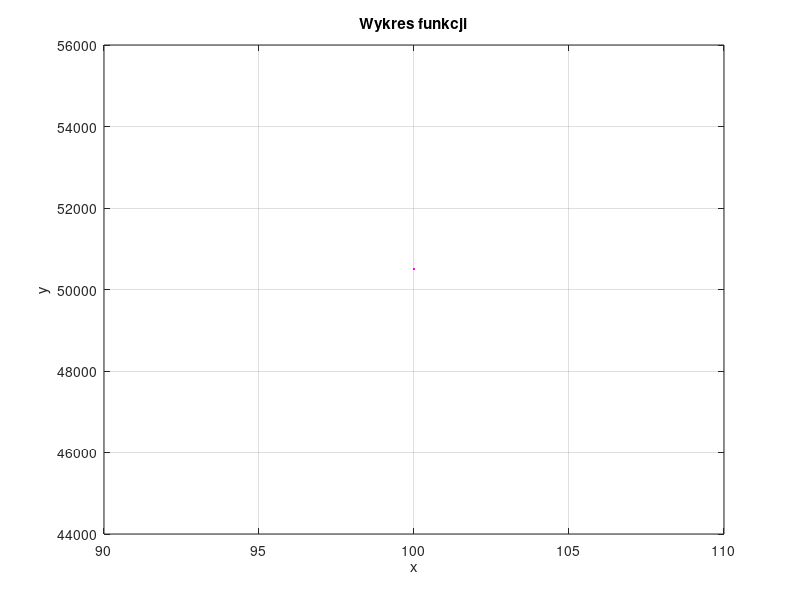

Source code (MATLAB):
disp('Funkcja kwadratowa y=ax^2+bx+c')

a=input('Podaj wzpółczynnik a:'); 
b=input('Podaj wzpółczynnik b:');
c=input('Podaj wzpółczynnik c:');

Y = ['y=',num2str(a),'x^2+',num2str(b),'x+',num2str(c)];
disp(Y) %wypisuje wprowadzoną funkcje

delta = b*b-4*a*c

if delta>0
    x1=(-b-sqrt(delta))/(2*a)
    x2=(-b+sqrt(delta))/(2*a)
    
    x = x1-100:0.1:x2+100;
    y = a*x.^2+b*x+c;
    plot(x,y,'m');
    grid;
    title('Wykres funkcji');
    xlabel('x');
    ylabel('y');
elseif delta==0
    x0=-b/(2*a)

    x = x0-100:0.1:x0+100;
    y = a*x.^2+b*x+c;
    plot(x,y,'m');
    grid;
    title('Wykres funkcji');
    xlabel('x');
    ylabel('y');
else
    disp('brak rozwiązań')

    x = 100:0.1:100;
    y = a*x.^2+b*x+c;
    plot(x,y,'m');
    grid;
    title('Wykres funkcji');
    xlabel('x');
    ylabel('y');
end
